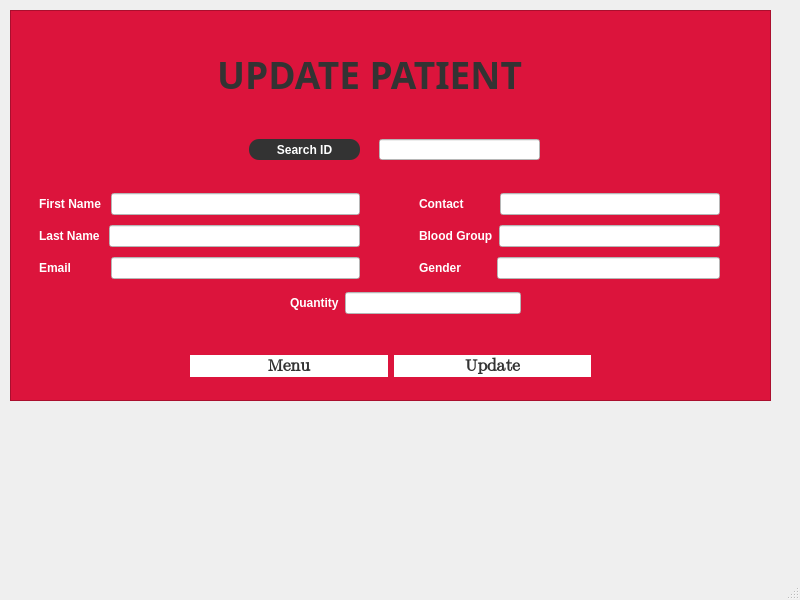
<?xml version="1.0" encoding="UTF-8"?>
<ui version="4.0">
 <class>UpdatePatient</class>
 <widget class="QMainWindow" name="UpdatePatient">
  <property name="geometry">
   <rect>
    <x>0</x>
    <y>0</y>
    <width>800</width>
    <height>600</height>
   </rect>
  </property>
  <property name="windowTitle">
   <string>MainWindow</string>
  </property>
  <widget class="QWidget" name="centralwidget">
   <widget class="QFrame" name="frame">
    <property name="geometry">
     <rect>
      <x>10</x>
      <y>10</y>
      <width>761</width>
      <height>391</height>
     </rect>
    </property>
    <property name="styleSheet">
     <string notr="true">*{
background:#dc143c;
}</string>
    </property>
    <property name="frameShape">
     <enum>QFrame::StyledPanel</enum>
    </property>
    <property name="frameShadow">
     <enum>QFrame::Raised</enum>
    </property>
    <widget class="QWidget" name="layoutWidget_2">
     <property name="geometry">
      <rect>
       <x>409</x>
       <y>179</y>
       <width>301</width>
       <height>94</height>
      </rect>
     </property>
     <layout class="QVBoxLayout" name="verticalLayout_2">
      <item>
       <layout class="QHBoxLayout" name="horizontalLayout_7">
        <item>
         <widget class="QLabel" name="label_7">
          <property name="font">
           <font>
            <family>Segoe UI</family>
            <pointsize>9</pointsize>
            <weight>75</weight>
            <bold>true</bold>
           </font>
          </property>
          <property name="styleSheet">
           <string notr="true">*{
color:white;
}</string>
          </property>
          <property name="text">
           <string>Contact         </string>
          </property>
         </widget>
        </item>
        <item>
         <widget class="QLineEdit" name="lineEdit_contact">
          <property name="styleSheet">
           <string notr="true">*{
background:white;
color:#333;
}</string>
          </property>
          <property name="readOnly">
           <bool>false</bool>
          </property>
         </widget>
        </item>
       </layout>
      </item>
      <item>
       <layout class="QHBoxLayout" name="horizontalLayout_6">
        <item>
         <widget class="QLabel" name="label_6">
          <property name="font">
           <font>
            <family>Segoe UI</family>
            <pointsize>9</pointsize>
            <weight>75</weight>
            <bold>true</bold>
           </font>
          </property>
          <property name="styleSheet">
           <string notr="true">*{
color:white;
}</string>
          </property>
          <property name="text">
           <string>Blood Group</string>
          </property>
         </widget>
        </item>
        <item>
         <widget class="QLineEdit" name="lineEdit_bloodGroup">
          <property name="styleSheet">
           <string notr="true">*{
background:white;
color:#333;
}</string>
          </property>
          <property name="readOnly">
           <bool>false</bool>
          </property>
         </widget>
        </item>
       </layout>
      </item>
      <item>
       <layout class="QHBoxLayout" name="horizontalLayout_5">
        <item>
         <widget class="QLabel" name="label_5">
          <property name="font">
           <font>
            <family>Segoe UI</family>
            <pointsize>9</pointsize>
            <weight>75</weight>
            <bold>true</bold>
           </font>
          </property>
          <property name="styleSheet">
           <string notr="true">*{
color:white;
}</string>
          </property>
          <property name="text">
           <string>Gender         </string>
          </property>
         </widget>
        </item>
        <item>
         <widget class="QLineEdit" name="lineEdit_gender">
          <property name="styleSheet">
           <string notr="true">*{
background:white;
color:#333;
}</string>
          </property>
          <property name="readOnly">
           <bool>false</bool>
          </property>
         </widget>
        </item>
       </layout>
      </item>
     </layout>
    </widget>
    <widget class="QLineEdit" name="lineEdit_search">
     <property name="geometry">
      <rect>
       <x>369</x>
       <y>129</y>
       <width>161</width>
       <height>21</height>
      </rect>
     </property>
     <property name="styleSheet">
      <string notr="true">*{
background:white;
color:#333;
}</string>
     </property>
    </widget>
    <widget class="QPushButton" name="pushButton_searchId">
     <property name="geometry">
      <rect>
       <x>239</x>
       <y>129</y>
       <width>111</width>
       <height>21</height>
      </rect>
     </property>
     <property name="font">
      <font>
       <family>Segoe UI</family>
       <pointsize>9</pointsize>
       <weight>75</weight>
       <bold>true</bold>
      </font>
     </property>
     <property name="styleSheet">
      <string notr="true">*{
background:#333;
color:white;
border-radius:10px;
}</string>
     </property>
     <property name="text">
      <string>Search ID</string>
     </property>
    </widget>
    <widget class="QWidget" name="layoutWidget_3">
     <property name="geometry">
      <rect>
       <x>29</x>
       <y>179</y>
       <width>321</width>
       <height>94</height>
      </rect>
     </property>
     <layout class="QVBoxLayout" name="verticalLayout">
      <item>
       <layout class="QHBoxLayout" name="horizontalLayout_2">
        <item>
         <widget class="QLabel" name="label_2">
          <property name="font">
           <font>
            <family>Segoe UI</family>
            <pointsize>9</pointsize>
            <weight>75</weight>
            <bold>true</bold>
           </font>
          </property>
          <property name="styleSheet">
           <string notr="true">*{
color:white;
}</string>
          </property>
          <property name="text">
           <string>First Name </string>
          </property>
         </widget>
        </item>
        <item>
         <widget class="QLineEdit" name="lineEdit_firstName">
          <property name="enabled">
           <bool>true</bool>
          </property>
          <property name="styleSheet">
           <string notr="true">*{
background:white;
color:#333;
}</string>
          </property>
          <property name="readOnly">
           <bool>false</bool>
          </property>
         </widget>
        </item>
       </layout>
      </item>
      <item>
       <layout class="QHBoxLayout" name="horizontalLayout_4">
        <item>
         <widget class="QLabel" name="label_4">
          <property name="font">
           <font>
            <family>Segoe UI</family>
            <pointsize>9</pointsize>
            <weight>75</weight>
            <bold>true</bold>
           </font>
          </property>
          <property name="styleSheet">
           <string notr="true">*{
color:white;
}</string>
          </property>
          <property name="text">
           <string>Last Name </string>
          </property>
         </widget>
        </item>
        <item>
         <widget class="QLineEdit" name="lineEdit_lastName">
          <property name="styleSheet">
           <string notr="true">*{
background:white;
color:#333;
}</string>
          </property>
          <property name="readOnly">
           <bool>false</bool>
          </property>
         </widget>
        </item>
       </layout>
      </item>
      <item>
       <layout class="QHBoxLayout" name="horizontalLayout_3">
        <item>
         <widget class="QLabel" name="label_3">
          <property name="font">
           <font>
            <family>Segoe UI</family>
            <pointsize>9</pointsize>
            <weight>75</weight>
            <bold>true</bold>
           </font>
          </property>
          <property name="styleSheet">
           <string notr="true">*{
color:white;
}</string>
          </property>
          <property name="text">
           <string>Email          </string>
          </property>
         </widget>
        </item>
        <item>
         <widget class="QLineEdit" name="lineEdit_email">
          <property name="styleSheet">
           <string notr="true">*{
background:white;
color:#333;
}</string>
          </property>
          <property name="readOnly">
           <bool>false</bool>
          </property>
         </widget>
        </item>
       </layout>
      </item>
     </layout>
    </widget>
    <widget class="QLabel" name="label">
     <property name="geometry">
      <rect>
       <x>89</x>
       <y>19</y>
       <width>541</width>
       <height>91</height>
      </rect>
     </property>
     <property name="font">
      <font>
       <family>Segoe UI Semibold</family>
       <pointsize>28</pointsize>
       <weight>75</weight>
       <bold>true</bold>
      </font>
     </property>
     <property name="styleSheet">
      <string notr="true">*{
color:#333;
}</string>
     </property>
     <property name="text">
      <string>UPDATE PATIENT</string>
     </property>
     <property name="alignment">
      <set>Qt::AlignCenter</set>
     </property>
    </widget>
    <widget class="QWidget" name="">
     <property name="geometry">
      <rect>
       <x>180</x>
       <y>340</y>
       <width>401</width>
       <height>32</height>
      </rect>
     </property>
     <layout class="QHBoxLayout" name="horizontalLayout">
      <item>
       <widget class="QPushButton" name="pushButton_back">
        <property name="font">
         <font>
          <family>Segoe UI Emoji</family>
          <pointsize>13</pointsize>
          <weight>75</weight>
          <bold>true</bold>
         </font>
        </property>
        <property name="styleSheet">
         <string notr="true">*{
color:#333;
background:white;
border-radius:15px
}</string>
        </property>
        <property name="text">
         <string>Menu</string>
        </property>
       </widget>
      </item>
      <item>
       <widget class="QPushButton" name="pushButton_update">
        <property name="font">
         <font>
          <family>Segoe UI Emoji</family>
          <pointsize>13</pointsize>
          <weight>75</weight>
          <bold>true</bold>
         </font>
        </property>
        <property name="styleSheet">
         <string notr="true">*{
color:#333;
background:white;
border-radius:15px
}</string>
        </property>
        <property name="text">
         <string>Update</string>
        </property>
       </widget>
      </item>
     </layout>
    </widget>
    <widget class="QWidget" name="">
     <property name="geometry">
      <rect>
       <x>280</x>
       <y>280</y>
       <width>231</width>
       <height>26</height>
      </rect>
     </property>
     <layout class="QHBoxLayout" name="horizontalLayout_8">
      <item>
       <widget class="QLabel" name="label_8">
        <property name="font">
         <font>
          <family>Segoe UI</family>
          <pointsize>9</pointsize>
          <weight>75</weight>
          <bold>true</bold>
         </font>
        </property>
        <property name="styleSheet">
         <string notr="true">*{
color:white;
}</string>
        </property>
        <property name="text">
         <string>Quantity</string>
        </property>
       </widget>
      </item>
      <item>
       <widget class="QLineEdit" name="lineEdit_quantity">
        <property name="styleSheet">
         <string notr="true">*{
background:white;
color:#333;
}</string>
        </property>
        <property name="readOnly">
         <bool>false</bool>
        </property>
       </widget>
      </item>
     </layout>
    </widget>
   </widget>
  </widget>
  <widget class="QMenuBar" name="menubar">
   <property name="geometry">
    <rect>
     <x>0</x>
     <y>0</y>
     <width>800</width>
     <height>25</height>
    </rect>
   </property>
  </widget>
  <widget class="QStatusBar" name="statusbar"/>
 </widget>
 <resources/>
 <connections/>
</ui>
